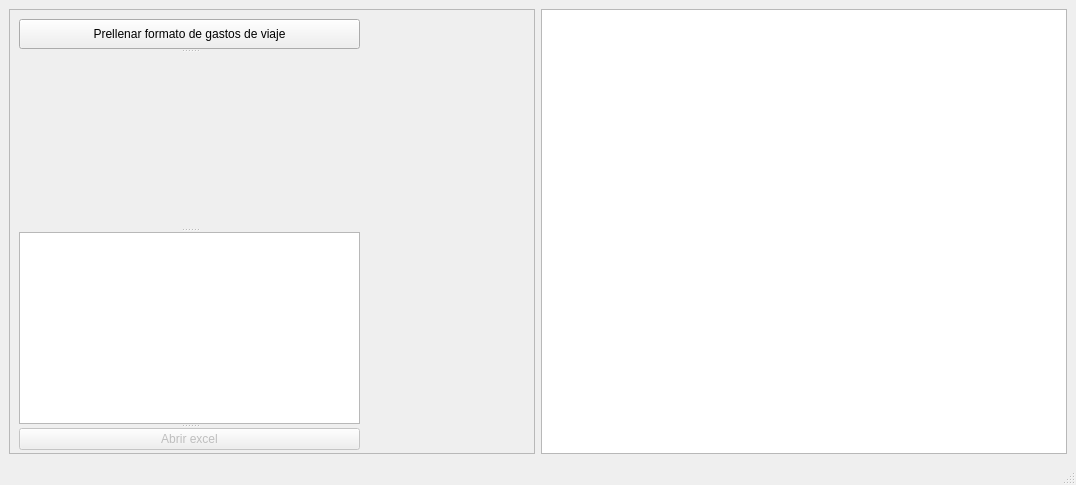
<?xml version="1.0" encoding="UTF-8"?>
<ui version="4.0">
 <class>MainWindow</class>
 <widget class="QMainWindow" name="MainWindow">
  <property name="geometry">
   <rect>
    <x>0</x>
    <y>0</y>
    <width>1076</width>
    <height>485</height>
   </rect>
  </property>
  <property name="sizePolicy">
   <sizepolicy hsizetype="Preferred" vsizetype="Preferred">
    <horstretch>1</horstretch>
    <verstretch>0</verstretch>
   </sizepolicy>
  </property>
  <property name="windowTitle">
   <string>Viaticos Huiini</string>
  </property>
  <widget class="QWidget" name="centralwidget">
   <property name="sizePolicy">
    <sizepolicy hsizetype="Expanding" vsizetype="Expanding">
     <horstretch>1</horstretch>
     <verstretch>0</verstretch>
    </sizepolicy>
   </property>
   <layout class="QHBoxLayout" name="horizontalLayout_4">
    <item>
     <layout class="QVBoxLayout" name="verticalLayout" stretch="0">
      <property name="spacing">
       <number>7</number>
      </property>
      <property name="sizeConstraint">
       <enum>QLayout::SetNoConstraint</enum>
      </property>
      <item>
       <widget class="QFrame" name="frame_2">
        <property name="sizePolicy">
         <sizepolicy hsizetype="Preferred" vsizetype="Preferred">
          <horstretch>25</horstretch>
          <verstretch>0</verstretch>
         </sizepolicy>
        </property>
        <property name="minimumSize">
         <size>
          <width>160</width>
          <height>0</height>
         </size>
        </property>
        <property name="frameShape">
         <enum>QFrame::StyledPanel</enum>
        </property>
        <property name="frameShadow">
         <enum>QFrame::Raised</enum>
        </property>
        <widget class="QSplitter" name="splitter">
         <property name="geometry">
          <rect>
           <x>10</x>
           <y>10</y>
           <width>341</width>
           <height>431</height>
          </rect>
         </property>
         <property name="orientation">
          <enum>Qt::Vertical</enum>
         </property>
         <widget class="QPushButton" name="carpeta_personal">
          <property name="enabled">
           <bool>true</bool>
          </property>
          <property name="sizePolicy">
           <sizepolicy hsizetype="Minimum" vsizetype="Preferred">
            <horstretch>0</horstretch>
            <verstretch>1</verstretch>
           </sizepolicy>
          </property>
          <property name="minimumSize">
           <size>
            <width>0</width>
            <height>30</height>
           </size>
          </property>
          <property name="maximumSize">
           <size>
            <width>16777215</width>
            <height>30</height>
           </size>
          </property>
          <property name="text">
           <string>Prellenar formato de gastos de viaje</string>
          </property>
         </widget>
         <widget class="QLabel" name="label_2">
          <property name="sizePolicy">
           <sizepolicy hsizetype="Preferred" vsizetype="Preferred">
            <horstretch>0</horstretch>
            <verstretch>4</verstretch>
           </sizepolicy>
          </property>
          <property name="text">
           <string/>
          </property>
         </widget>
         <widget class="QTextBrowser" name="textBrowser">
          <property name="sizePolicy">
           <sizepolicy hsizetype="Preferred" vsizetype="Expanding">
            <horstretch>62</horstretch>
            <verstretch>0</verstretch>
           </sizepolicy>
          </property>
         </widget>
         <widget class="QPushButton" name="excel_button">
          <property name="enabled">
           <bool>false</bool>
          </property>
          <property name="text">
           <string>Abrir excel</string>
          </property>
         </widget>
        </widget>
       </widget>
      </item>
     </layout>
    </item>
    <item>
     <widget class="QTableWidget" name="tableWidget">
      <property name="sizePolicy">
       <sizepolicy hsizetype="Preferred" vsizetype="Expanding">
        <horstretch>0</horstretch>
        <verstretch>0</verstretch>
       </sizepolicy>
      </property>
     </widget>
    </item>
   </layout>
  </widget>
  <widget class="QStatusBar" name="statusbar"/>
  <action name="actionAgregar_o_quitar_personas">
   <property name="text">
    <string>Agregar o quitar personas</string>
   </property>
  </action>
  <action name="actionAgregar_o_quitar_proyectos">
   <property name="text">
    <string>Agregar o quitar proyectos</string>
   </property>
  </action>
 </widget>
 <resources/>
 <connections/>
</ui>
